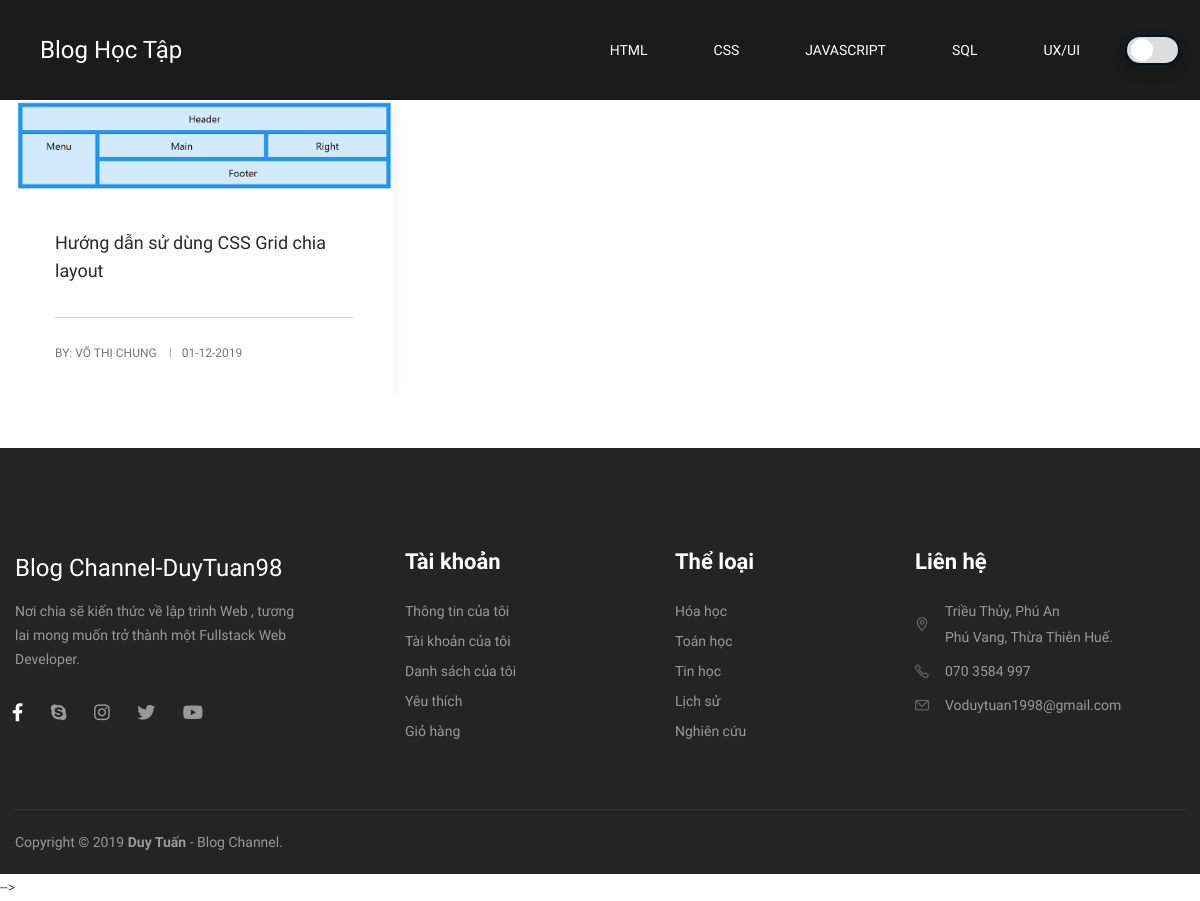
The page /category.php?cat=11 on the database its author committed.
### tables this page shows
CREATE TABLE `categories` (
  `cat_id` int(10) NOT NULL,
  `cat_title` varchar(50) NOT NULL
);

CREATE TABLE `posts` (
  `post_id` int(10) NOT NULL,
  `category_id` int(10) NOT NULL,
  `post_title` varchar(100) NOT NULL,
  `post_date` text NOT NULL,
  `post_author` varchar(50) NOT NULL,
  `post_keywords` text NOT NULL,
  `post_image` varchar(100) NOT NULL,
  `post_content` text NOT NULL,
  `img_details` varchar(100) NOT NULL,
  `post_explain` varchar(100) NOT NULL
);

### category.php (the view, shortened to what this page needs)
<?php
include_once "header.php";
?>
<div id="main-content" class="site-main clearfix">
	<div id="content-wrap" class="content__wrapper">
		<div class="container">
			<div class="row">
				<div class="col-md-12">
					<div id="site-content" class="site-content clearfix">
						<div id="inner-content" class="inner-content-wrap">
							<div class="cbr-news-grid blog-grid" data-column="3" data-column2="2" data-column3="2" data-column4="1" data-gaph="18" data-gapv="18">
								<div id="news-wrap" class="cbp">
									<?php
									include_once "connection.php";
									if(isset($_GET['cat'])){
										$cat_id = $_GET['cat'];
										$get_posts = "SELECT * from posts where category_id='$cat_id'";
										$run_posts = mysqli_query($con, $get_posts);
										while ($row_posts = mysqli_fetch_array($run_posts))
										{
											$post_id = $row_posts['post_id'];
											$post_title = $row_posts['post_title'];
											$post_date = $row_posts['post_date'];
											$post_author = $row_posts['post_author'];
											$post_image = $row_posts['post_image'];
											?>
											<div class="cbp-item all">
												<article class="hentry">
													<div class="post-media clearfix">
														<a href="blog-details.php?post=<?php echo $post_id ?>">
															<img src="img/<?php echo $post_image ?>" alt="Image">
														</a>
													</div>
													<div class="post-content-wrap">
														<h2 class="post-title">
															<span>
																<a href="blog-details.php?post=<?php echo $post_id ?>"><?php echo $post_title ?></a>
															</span>
														</h2>
														<div class="post-content post-excerpt"></div>
														<div class="post-meta">
															<div class="post-meta-content">
																<div class="post-meta-content-inner">
																	<span class="post-by-author item">
																		<span class="inner">By:
																			<a href="blog-details.php?post=<?php echo $post_id ?>" title="" rel="author"><?php echo $post_author ?></a>
																		</span>
																	</span>
																	<span class="post-date item">
																		<span class="inner">
																			<span class="entry-date"><?php echo $post_date ?></span>
																		</span>
																	</span>
																</div>
															</div>
														</div>
													</div>
												</article>
											</div>
										<?php } } ?>
									</div>
								</div>
							</div>
						</div>
					</div>
				</div>
			</div>
		</div>
	</div>
	<?php include_once "footer.php"; ?>

### header.php (shortened to what this page needs)
<!DOCTYPE html>
<html>
<head>
    <link rel="stylesheet" type="text/css" href="assets/css/bootstrap.min.css">
    <link rel="stylesheet" type="text/css" href="assets/css/animate.css">
    <link rel="stylesheet" type="text/css" href="assets/css/animsition.css">
    <link rel="stylesheet" type="text/css" href="assets/css/owl.carousel.min.css">
    <link rel="stylesheet" type="text/css" href="assets/css/cubeportfolio.css">
    <link rel="stylesheet" type="text/css" href="assets/css/fontawesome.css">
    <link rel="stylesheet" type="text/css" href="assets/css/core-icons.css">
    <link rel="stylesheet" type="text/css" href="assets/css/suchen-icons.css">
    <link rel="stylesheet" type="text/css" href="assets/css/reset.css">
    <link rel="stylesheet" type="text/css" href="style.css">
    <link rel="stylesheet" type="text/css" href="assets/css/shortcodes.css">
</head>
<body class="no-sidebar sidebar-1 header-fixed">
    <div id="wrapper">
        <div id="page" class="clearfix animsition">
            <div id="site-header-wrap">
                <header id="site-header" class="header-front-page style-1 dark-bg">
                    <div id="site-header-inner" class="boxed-5">
                        <div class="wrap-inner clearfix">
                            <div id="site-logo" class="clearfix">
                                <div id="site-logo-inner">
                                    <a href="index.php" title="Suchen" class="main-logo">
                                        <h1 style="color:#fff">Blog Học Tập</h1>
                                    </a>
                                </div>
                            </div>
                            <div class="toggle shadow"></div>
                            <nav id="main-nav" class="main-nav">
                                <ul id="menu-primary-menu" class="menu">
                                	<?php
	                            		include_once 'connection.php';
	                            		$get_posts = "select * from categories";
	                                    $run_posts = mysqli_query($con,$get_posts);
	                                    while ($row = mysqli_fetch_array($run_posts)){
	                                    $cat_id = $row['cat_id'];
		  								$cat_title = $row['cat_title'];
                                    ?>
                                    <li class="menu-item current-menu-item menu-item-has-children">
                                    	<a href="category.php?cat=<?php echo $cat_id ?>"><?php echo $cat_title; ?></a>
                                    </li>
								<?php  } ?>
                                </ul>
                            </nav>
                        </div>
                    </div>
                </header>
            </div>

### assets/css/animsition.css (style rules this page uses)
.animsition, .animsition-overlay { position: relative; opacity: 0; -webkit-animation-fill-mode: both; animation-fill-mode: both; }
.fade-in { -webkit-animation-name: fade-in; animation-name: fade-in; }

### assets/css/cubeportfolio.css (style rules this page uses)
.cbp,.cbp *,.cbp *:after,.cbp:after,.cbp-l-filters-alignCenter,.cbp-l-filters-alignCenter *,.cbp-l-filters-alignCenter .cbp-filter-counter:after,.cbp-l-filters-alignLeft,.cbp-l-filters-alignLeft *,.cbp-l-filters-alignRight,.cbp-l-filters-alignRight *,.cbp-l-filters-alignRight .cbp-filter-counter:after,.cbp-l-filters-button,.cbp-l-filters-button *,.cbp-l-filters-button .cbp-filter-counter:after,.cbp-l-filters-buttonCenter,.cbp-l-filters-buttonCenter *,.cbp-l-filters-buttonCenter .cbp-filter-counter:after,.cbp-l-filters-dropdown,.cbp-l-filters-dropdown *,.cbp-l-filters-dropdownHeader:after,.cbp-l-filters-list,.cbp-l-filters-list *,.cbp-l-filters-work,.cbp-l-filters-work *,.cbp-l-filters-big,.cbp-l-filters-big *,.cbp-l-filters-text,.cbp-l-filters-text *,.cbp-l-filters-text .cbp-filter-counter:after,.cbp-l-filters-underline,.cbp-l-filters-underline *,.cbp-popup-wrap,.cbp-popup-wrap *,.cbp-popup-wrap:before,.cbp-popup-loadingBox:after,.cbp-l-loadMore-bgbutton,.cbp-l-loadMore-bgbutton *,.cbp-l-loadMore-button,.cbp-l-loadMore-button *,.cbp-l-loadMore-text,.cbp-l-loadMore-text *,.cbp-search,.cbp-search *,.cbp-search-icon:after { -webkit-box-sizing:border-box;-moz-box-sizing:border-box;box-sizing:border-box }
.cbp:after,.cbp-lazyload:after,.cbp-popup-loadingBox:after,.cbp-popup-singlePageInline:after { content:'';position:absolute;width:34px;height:34px;left:0;right:0;top:0;bottom:0;margin:auto;-webkit-animation:cbp-rotation .8s infinite linear;animation:cbp-rotation .8s infinite linear;border-left:3px solid rgba(114,144,182,0.15);border-right:3px solid rgba(114,144,182,0.15);border-bottom:3px solid rgba(114,144,182,0.15);border-top:3px solid rgba(114,144,182,0.8);border-radius:100% }
.cbp-item { display:inline-block;margin:0 10px 20px 0 }
.cbp { position:relative;margin:0 auto;z-index:1;height:400px }
.cbp .cbp-item { position:absolute;top:0;left:0;list-style-type:none;margin:0;padding:0;overflow:hidden }
.cbp img { display:block;border:0;width:100%;height:auto }
.cbp a,.cbp a:hover,.cbp a:active { text-decoration:none;outline:0 }
.cbp-ready:after { display:none;visibility:hidden }
.clearfix:after { content:" ";display:block;height:0;clear:both }
.cbp-displayType-bottomToTop { -webkit-perspective:1000px;perspective:1000px }
.cbp-displayType-bottomToTop .cbp-item { -webkit-animation:fadeInBottomToTop .3s both ease-in;animation:fadeInBottomToTop .3s both ease-in }

### rows shown on the page
categories: cat_title "HTML"
categories: cat_title "CSS"
categories: cat_title "JAVASCRIPT"
categories: cat_title "SQL"
categories: cat_title "UX/UI"
posts: post_image (picture), post_title "Hướng dẫn sử dùng CSS Grid chia layout", post_author "VÕ THỊ CHUNG", post_date "01-12-2019"
